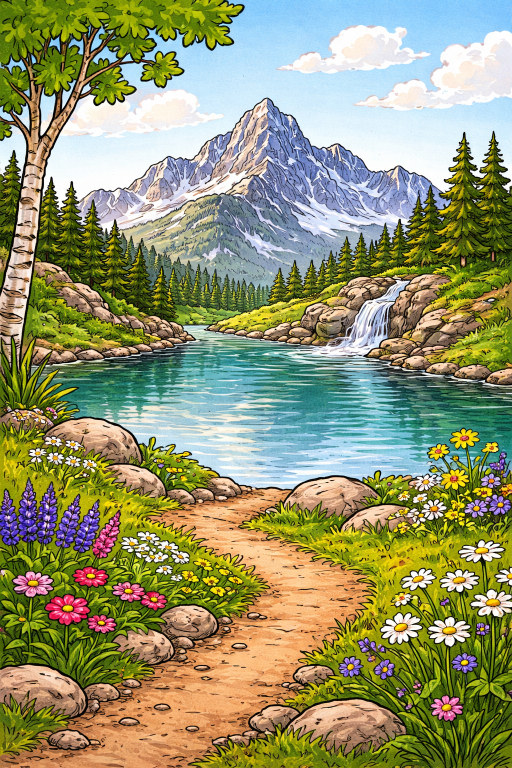
#> input picture painting.png, 1024 x 1536 px, found by its file name (shown at 1/2 size)
$ python cv3.py
#> lines starting #> are read from the running program, lines starting #| are printed output that depends on the picture
#!/usr/bin/env python3
# -*- coding: utf-8 -*-
"""
Created on Wed May  6 18:39:53 2026

@author: dhruv
"""

import cv2

main_image = cv2.imread('/home/dhruv/Pictures/painting.png')
#> main_image is the input picture: shape (1536, 1024, 3); mean B, G, R 109.9, 148.9, 146.8

# =============================================================================
# grayscale
# =============================================================================
gray_image = cv2.cvtColor(main_image,cv2.COLOR_BGR2GRAY)
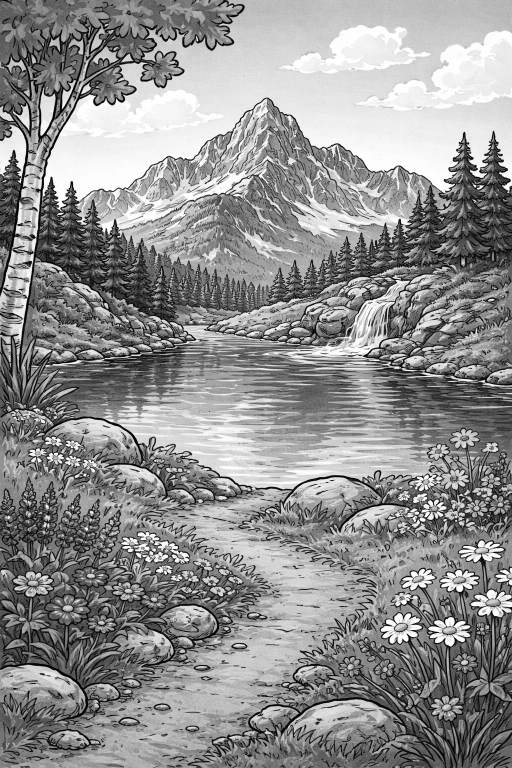
#> gray_image: shape (1536, 1024) (shown at 1/2 size); min 0, max 255, mean 143.9

# resizeing it
image = cv2.resize(gray_image,(224,224))
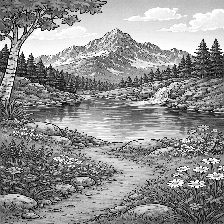
#> image: shape (224, 224); min 0, max 255, mean 143.6

# =============================================================================
# display settings
# =============================================================================
cv2.namedWindow('Loaded Image',cv2.WINDOW_NORMAL)
cv2.resizeWindow('Loaded Image',800,500)


# =============================================================================
# loading img
# =============================================================================
cv2.imshow('Loaded Image',image)

key = cv2.waitKey(0)
#> (key Esc is pressed here)

cv2.destroyAllWindows()

if key == ord('s'):
    file_name = 'grayscale_resized_img.jpg'
    cv2.imwrite(file_name,image)
    print(f"Image has been saved {file_name}")
else:
    print("Image not saved")

# =============================================================================
# print dimentions
# =============================================================================
print(f'Image Dimentions: {image.shape}')
#| Image Dimentions: (224, 224)
